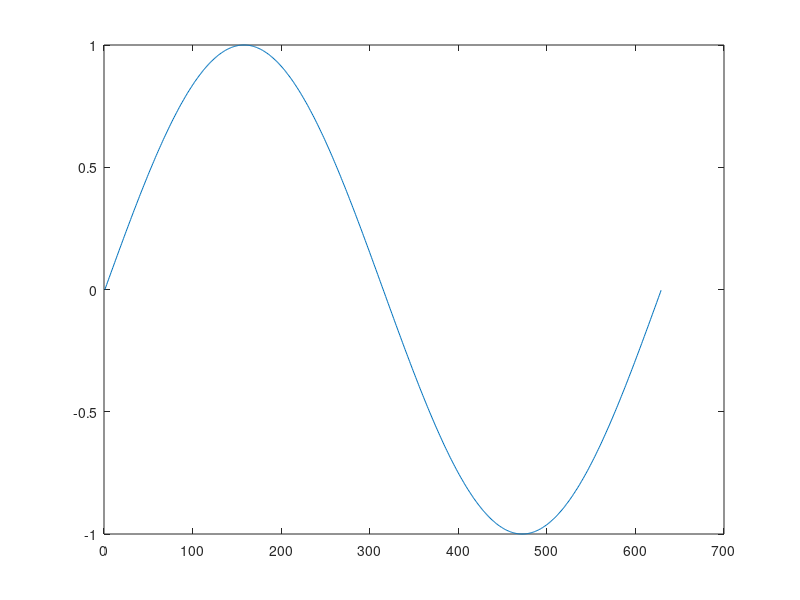
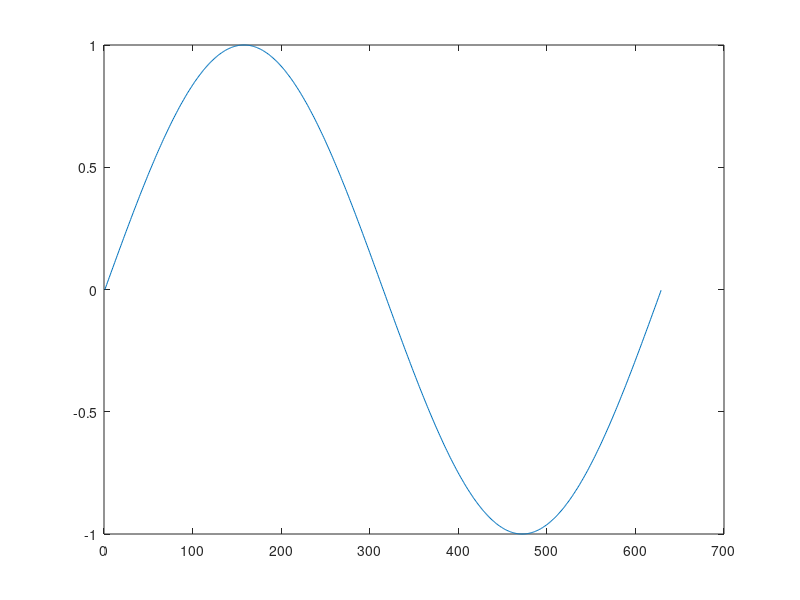
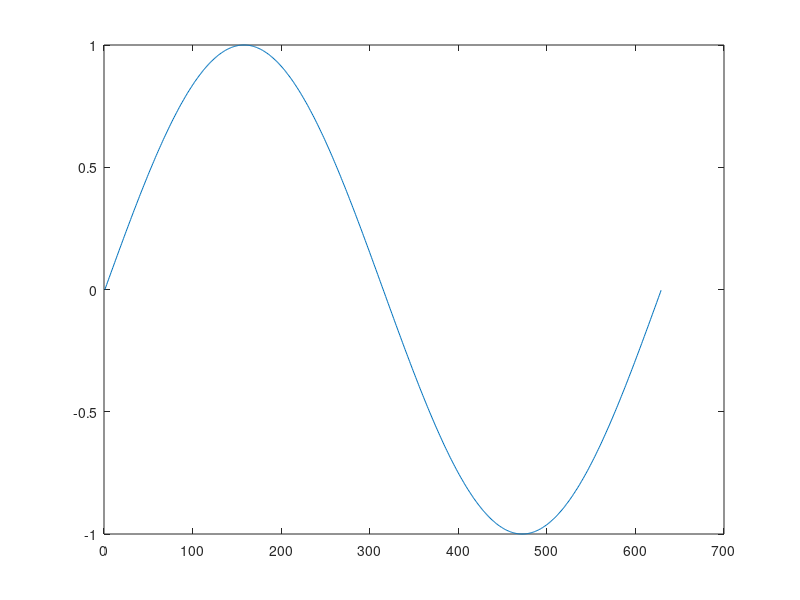
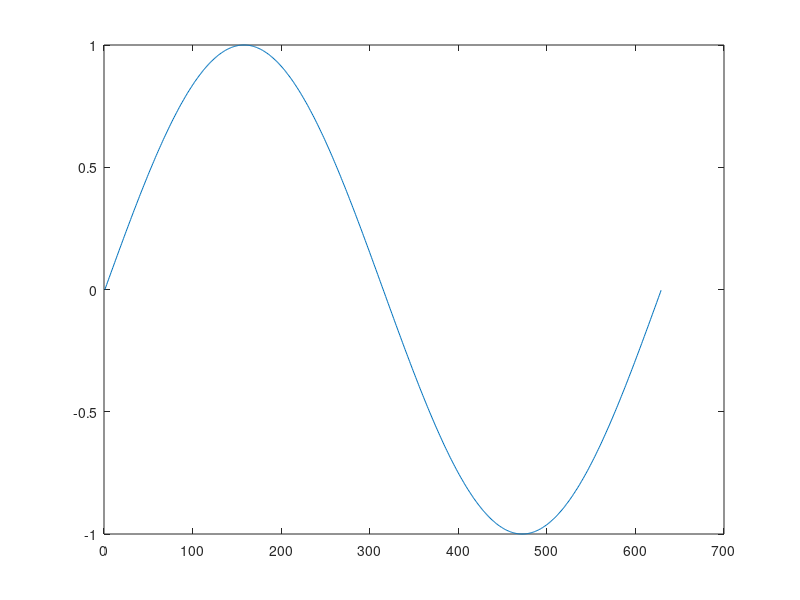

Here is the MATLAB script that generated these plots, in order:
desired_freq = 7000000
N_sine_waves = (8192)*(((1.25)*(10^-9)))*(desired_freq)
%N_sine_waves = 1*(desired_freq);
Int_sine_waves = round(N_sine_waves)
%Int_sine_waves = (N_sine_waves);
F = ceil(2*pi*(Int_sine_waves))/2048
%F = 2048/2048

sin_0 = sin(0:0.01:2*pi);
sin_1 = sin(0:0.01:2*pi);
sin_2 = sin(0:0.01:2*pi);
sin_3 = sin(0:0.01:2*pi);
cos_0 = cos(0:0.01:2*pi);
cos_1 = cos(0:0.01:2*pi);
cos_2 = cos(0:0.01:2*pi);
cos_3 = cos(0:0.01:2*pi);

%for i = 1:2048  
 %  sin_0(i) = (sin((i*F)+0));
 %  sin_1(i) = (sin((i*F)+1));
 %  sin_2(i) = (sin((i*F)+2));
 %  sin_3(i) = (sin((i*F)+3));
 %  cos_0(i) = (cos((i*F)+0));
 %  cos_1(i) = (cos((i*F)+1));
 %  cos_2(i) = (cos((i*F)+2));
 %  cos_3(i) = (cos((i*F)+3));
    
   A_sin = sin_0 
   B_sin = sin_1
   C_sin = sin_2  
   D_sin = sin_3

   A_cos = cos_0
   B_cos = cos_1
   C_cos = cos_2
   D_cos = cos_3
    
    
%end

figure(1)
plot(A_sin)

figure(2)
plot(B_sin)

figure(3)
plot(C_sin)

figure(4)
plot(D_sin)

figure(5)
plot(A_cos)

figure(6)
plot(B_cos)

figure(7)
plot(C_cos)

figure(8)
plot(D_cos)

%figure
%plot(A_sin,i,B_sin,i,C_sin,i,D_sin,i)

%A_sin = sin(3:0.01:5*pi)
%B_sin = sin(2:0.01:5*pi)
%C_sin = sin(1:0.01:5*pi)
%D_sin = sin(0:0.01:5*pi)

%A_cos = cos(3:0.01:5*pi)
%B_cos = cos(2:0.01:5*pi)
%C_cos = cos(1:0.01:5*pi)
%D_cos = cos(0:0.01:5*pi)

%t = [0:0.1:2047];
%figure
%plot(A_sin,i)
%plot(B_sin,t)
%plot(C_sin,t)
%plot(D_sin,t)
%plot(A_sin,t,B_sin,t,C_sin,t,D_sin,t)



